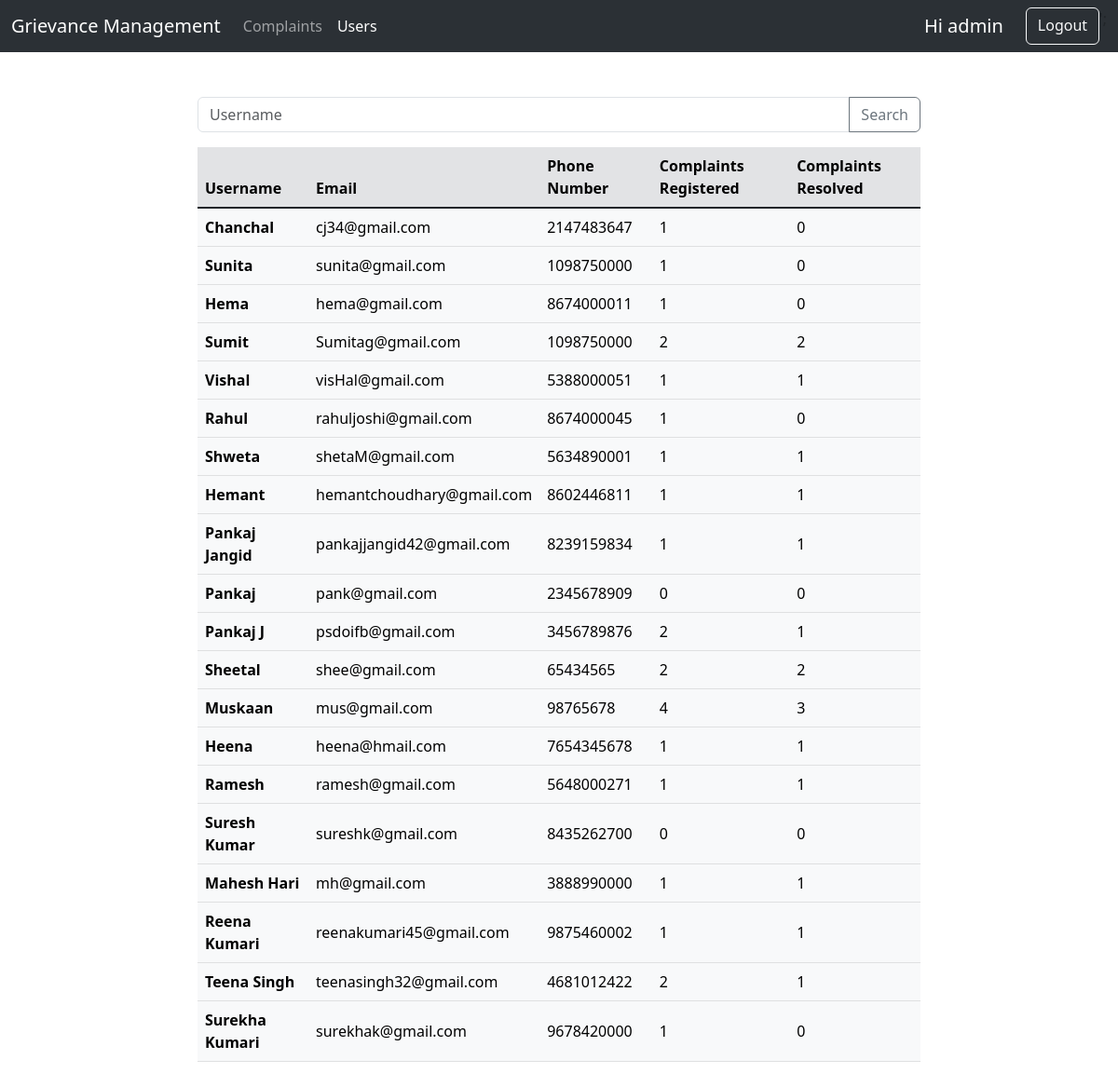
Page /project/admin/admin.php?page=users (signed in) on the committed database.
### tables this page shows
CREATE TABLE `signup` (
  `s_no` int(20) NOT NULL,
  `username` varchar(150) NOT NULL,
  `email` varchar(150) NOT NULL,
  `phone_no` bigint(20) NOT NULL,
  `adhar_no` bigint(20) NOT NULL,
  `password` varchar(50) NOT NULL,
  `dt` timestamp NOT NULL DEFAULT current_timestamp()
);

### Project/admin/admin.php (the view, shortened to what this page needs)
<?php
$page = 'complaints';
if (isset($_GET["page"])) {
    $page = $_GET["page"];
}
?>
<!doctype html>
<html lang="en">
<head>
    <link href="https://cdn.jsdelivr.net/npm/bootstrap@5.3.0/dist/css/bootstrap.min.css" rel="stylesheet"
>
</head>
<body>
    <nav class="navbar bg-dark navbar-expand-lg bg-body-tertiary" data-bs-theme="dark">
        <div class="container-fluid">
            <a class="navbar-brand" href="#">Grievance Management</a>
            <div class="collapse navbar-collapse" id="navbarSupportedContent">
                <ul class="navbar-nav me-auto mb-2 mb-lg-0">
                    <li class="nav-item">
                        <a class="nav-link <?php if ($page == 'complaints') {
                            echo 'active';
                        } ?>" href="/project/admin/admin.php">Complaints</a>
                    </li>
                    <li class="nav-item">
                        <a class="nav-link <?php if ($page == 'users') {
                            echo 'active';
                        } ?>" href="/project/admin/admin.php?page=users">Users</a>
                    </li>
                </ul>
                <form class="d-flex" role="search">
                    <div class="d-grid gap-2 d-md-flex justify-content-md-end">
                        <a class="navbar-brand" href="#">Hi
                            <?php echo $_SESSION['adminName'] ?>
                        </a>
                        <a class="btn btn-outline-light" href="/project/logout.php">Logout</a>
                    </div>';
                </form>
            </div>
        </div>
    </nav>
    <?php
    include '../common/dbconnect.php';
    if ($page == 'complaints') {
        $category_query = '1';
        $city_query = '1';
        $resolution_query = '1';
        if ($_SERVER["REQUEST_METHOD"] == "POST" && $_POST['reqType'] == 'adminComplaints') {
            if ($_POST['inputCategory'] != "All") {
                $category_query = 'category="' . $_POST['inputCategory'] . '"';
            }
            if ($_POST['inputCity'] != "All") {
                $city_query = 'city="' . $_POST['inputCity'] . '"';
            }
            if ($_POST['inputResoln'] != "All") {
                $resolution_query = 'resolved=' . $_POST['inputResoln'];
            }
        }
        if ($_SERVER["REQUEST_METHOD"] == "POST" && $_POST['reqType'] == 'resolveComplaint') {
            $complaintID = $_POST['complaintID'];
            $sql1 = "UPDATE complaints SET dt_resolve = CURRENT_TIME(), resolved=true WHERE id = " . $complaintID;
            $result1 = mysqli_query($conn, $sql1);
        }
        echo '
            <div class="container-fluid py-5 col-sm-8">
                <form class="row g-3" action="../admin/admin.php" method="post">
                    <div class="col-md-3">
                        <label for="inputCategory" class="form-label">Category</label>
                        <select id="inputCategory" name="inputCategory" class="form-select">
                        <option selected>All</option>
                        <option>Street light</option>
                        <option>Road conditions</option>
                        <option>Stray animals</option>
                        <option>Electric supply</option>
                        <option>Water supply</option>
                        <option>Power line</option>
                        <option>Other</option>
                        </select>
                    </div>
                    <div class="col-md-3">
                        <label for="inputCity" class="form-label">City</label>
                        <select id="inputCity" name="inputCity" class="form-select">
                        <option selected>All</option>';
        $sql1 = "SELECT DISTINCT city FROM complaints";
        $result1 = mysqli_query($conn, $sql1);
        while ($row1 = $result1->fetch_assoc()) {
            echo '<option>' . $row1['city'] . '</option>';
        }
        echo '
                        </select>
                    </div>
                    <div class="col-md-3">
                        <label for="inputResoln" class="form-label">Resolution</label>
                        <select id="inputResoln" name="inputResoln" class="form-select">
                        <option selected>All</option>
                        <option value="true">Resolved</option>
                        <option value="false">Unresolved</option>
                        </select>
                    </div>
                    <div class="col-md-3">
                        <input type="hidden" name="reqType" id="reqType" value="adminComplaints">
                        <button type="submit" class="btn btn-primary">Submit</button>
                    </div>
                </form>
            </div>';
        echo '
            <div class="container-fluid py-5 col-sm-8 table-responsive">
                <table class="table align-middle">
                    <thead class="table-secondary">
                        <tr>
                            <th scope="col">ID</th>
                            <th scope="col">Username</th>
                            <th scope="col">City</th>
                            <th scope="col">Category</th>
                            <th scope="col">Description of issue</th>
                            <th scope="col">Complaint Date</th>
                            <th scope="col">Resolution Date</th>
                        </tr>
                    </thead>
                    <tbody class="table-group-divider">';
        $sql = "SELECT * FROM complaints WHERE " . $category_query . " AND " . $city_query . " AND " . $resolution_query . " ORDER BY id DESC";
        $result = mysqli_query($conn, $sql);
        $num = mysqli_num_rows($result);
        if ($num > 0) {
            while ($row = $result->fetch_assoc()) {
                $resol = "light";
                $resol_dt = "";
                if ($row['resolved']) {
                    $resol = "success";
                    $resol_dt = $row['dt_resolve'];
                } else {
                    $resol_dt = '
                    <form action="../admin/admin.php" method="post">
                        <div class="col-md-3">
                            <input type="hidden" name="reqType" id="reqType" value="resolveComplaint">
                            <input type="hidden" name="complaintID" id="complaintID" value="' . $row['id'] . '">
                            <button type="submit" class="btn btn-primary btn-sm">Resolve</button>
                        </div>
                    </form>
                    ';
                }
                $username = "";
                $sql1 = "SELECT * FROM signup WHERE s_no=" . $row['s_no'];
                $result1 = mysqli_query($conn, $sql1);
                if (mysqli_num_rows($result1) > 0) {
                    $row1 = $result1->fetch_assoc();
                    $username = $row1['username'];
                }
                echo '
                        <tr class="table-' . $resol . '">
                            <th scope="row">' . $row['id'] . '</th>
                            <td>' . $username . '</td>
                            <td>' . $row['city'] . '</td>
                            <td>' . $row['category'] . '</td>
                            <td>' . $row['description'] . '</td>
                            <td>' . $row['dt'] . '</td>
                            <td>' . $resol_dt . '</td>
                        </tr>';
            }
        }
        echo '
                    </tbody>
                </table>
            </div>';
    } else if ($page == 'users') {
        echo '
            <div class="container-fluid py-5 col-sm-8 table-responsive">
                <form action="../admin/admin.php" method="post">
                    <div class="input-group mb-3">
                        <input type="text" class="form-control" placeholder="Username" aria-label="Username" aria-describedby="button-addon2"
                        name="searchUsername" id="searchUsername">
                        <input type="hidden" name="reqType" id="reqType" value="adminSearchUser">
                        <button class="btn btn-outline-secondary" type="submit" id="searchButton">Search</button>
                    </div>
                </form>';
        $usersQueryDisplay = '1';
        echo '
                <table class="table align-middle">
                    <thead class="table-secondary">
                        <tr>
                            <th scope="col">Username</th>
                            <th scope="col">Email</th>
                            <th scope="col">Phone Number</th>
                            <th scope="col">Complaints Registered</th>
                            <th scope="col">Complaints Resolved</th>
                        </tr>
                    </thead>
                    <tbody class="table-group-divider">';
        $sql = "SELECT * FROM signup WHERE " . $usersQueryDisplay;
        $result = mysqli_query($conn, $sql);
        $num = mysqli_num_rows($result);
        if ($num > 0) {
            while ($row = $result->fetch_assoc()) {
                $no_c = 0;
                $no_c_r = 0;
                $sql1 = "SELECT COUNT(*) FROM complaints WHERE s_no=" . $row['s_no'];
                $result1 = mysqli_query($conn, $sql1);
                if (mysqli_num_rows($result1) > 0) {
                    $no_c = $result1->fetch_row()[0];
                }
                $sql1 = "SELECT COUNT(*) FROM complaints WHERE s_no=" . $row['s_no'] . ' AND resolved=true';
                $result1 = mysqli_query($conn, $sql1);
                if (mysqli_num_rows($result1) > 0) {
                    $no_c_r = $result1->fetch_row()[0];
                }
                echo '
                        <tr class="table-light">
                            <th scope="row">' . $row['username'] . '</th>
                            <td>' . $row['email'] . '</td>
                            <td>' . $row['phone_no'] . '</td>
                            <td>' . $no_c . '</td>
                            <td>' . $no_c_r . '</td>
                        </tr>';
            }
        }
        echo '
                    </tbody>
                </table>
            </div>';
    }
    ?>
</body>

### rows in the picture
signup: username "Chanchal", email "cj34@gmail.com", phone_no "2147483647", no_c "1", no_c_r "0"
signup: username "Sunita", email "sunita@gmail.com", phone_no "1098750000", no_c "1", no_c_r "0"
signup: username "Hema", email "hema@gmail.com", phone_no "8674000011", no_c "1", no_c_r "0"
signup: username "Sumit", email "Sumitag@gmail.com", phone_no "1098750000", no_c "2", no_c_r "2"
signup: username "Vishal", email "visHal@gmail.com", phone_no "5388000051", no_c "1", no_c_r "1"
signup: username "Rahul", email "rahuljoshi@gmail.com", phone_no "8674000045", no_c "1", no_c_r "0"
signup: username "Shweta", email "shetaM@gmail.com", phone_no "5634890001", no_c "1", no_c_r "1"
signup: username "Hemant", email "hemantchoudhary@gmail.com", phone_no "8602446811", no_c "1", no_c_r "1"
signup: username "Pankaj Jangid", email "pankajjangid42@gmail.com", phone_no "8239159834", no_c "1", no_c_r "1"
signup: username "Pankaj", email "pank@gmail.com", phone_no "2345678909", no_c "0", no_c_r "0"
signup: username "Pankaj J", email "psdoifb@gmail.com", phone_no "3456789876", no_c "2", no_c_r "1"
signup: username "Sheetal", email "shee@gmail.com", phone_no "65434565", no_c "2", no_c_r "2"
signup: username "Muskaan", email "mus@gmail.com", phone_no "98765678", no_c "4", no_c_r "3"
signup: username "Heena", email "heena@hmail.com", phone_no "7654345678", no_c "1", no_c_r "1"
signup: username "Ramesh", email "ramesh@gmail.com", phone_no "5648000271", no_c "1", no_c_r "1"
signup: username "Suresh Kumar", email "sureshk@gmail.com", phone_no "8435262700", no_c "0", no_c_r "0"
signup: username "Mahesh Hari", email "mh@gmail.com", phone_no "3888990000", no_c "1", no_c_r "1"
signup: username "Reena Kumari", email "reenakumari45@gmail.com", phone_no "9875460002", no_c "1", no_c_r "1"
signup: username "Teena Singh", email "teenasingh32@gmail.com", phone_no "4681012422", no_c "2", no_c_r "1"
signup: username "Surekha Kumari", email "surekhak@gmail.com", phone_no "9678420000", no_c "1", no_c_r "0"

### other values in the picture
$_SESSION['adminName'] "admin"
